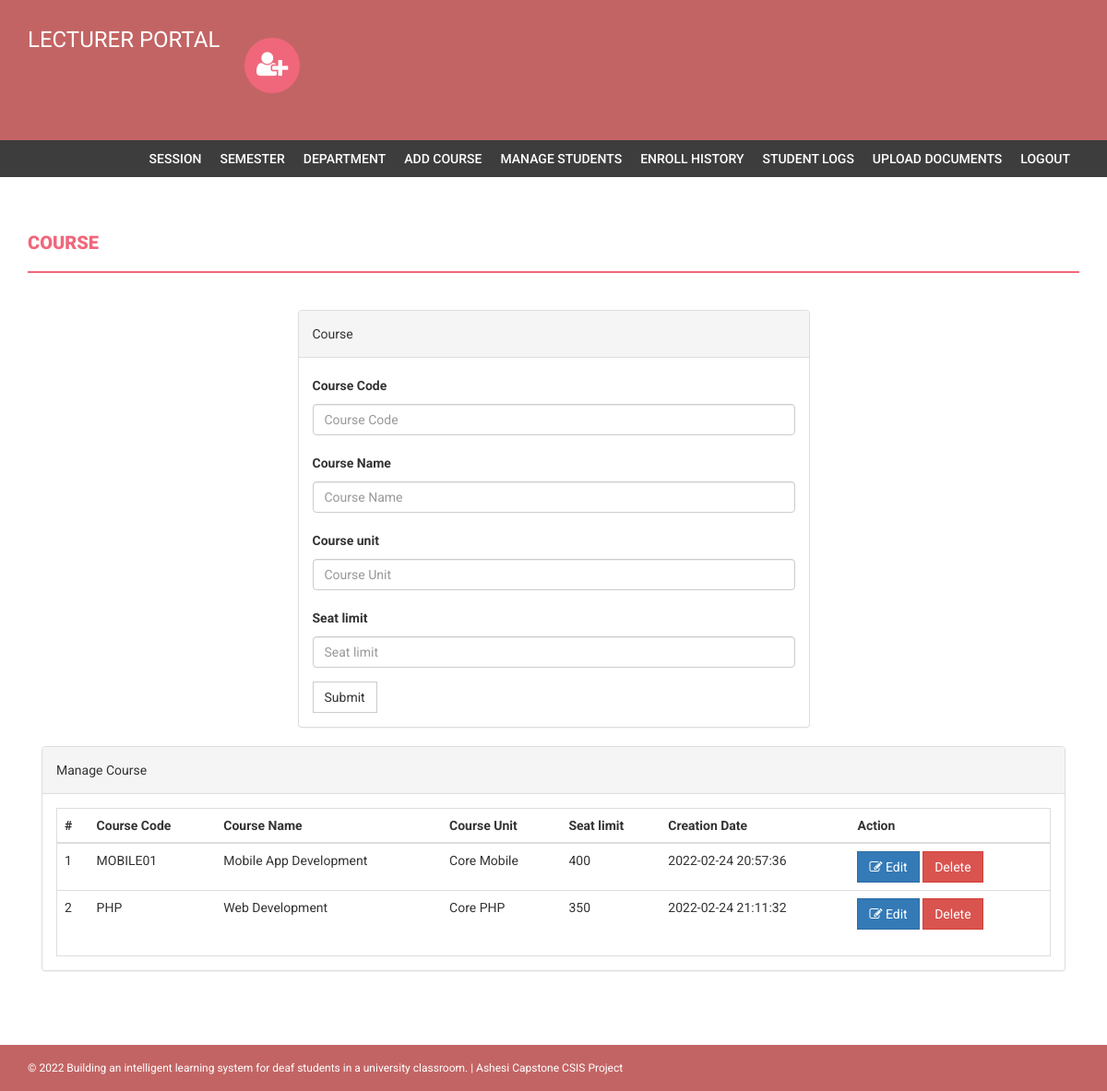
Page /admin/course.php (signed in) on the committed database.
### tables this page shows
CREATE TABLE `course` (
  `id` int(11) NOT NULL,
  `courseCode` varchar(255) DEFAULT NULL,
  `courseName` varchar(255) DEFAULT NULL,
  `courseUnit` varchar(255) DEFAULT NULL,
  `noofSeats` int(11) DEFAULT NULL,
  `creationDate` timestamp NULL DEFAULT current_timestamp(),
  `updationDate` varchar(255) DEFAULT NULL
);

### admin/course.php (the view, shortened to what this page needs)
<?php
if(strlen($_SESSION['alogin'])==0)
    {
header('location:index.php');
}
else{
?>
<!DOCTYPE html>
<html xmlns="http://www.w3.org/1999/xhtml">
<head>
    <link href="assets/css/bootstrap.css" rel="stylesheet" />
    <link href="assets/css/font-awesome.css" rel="stylesheet" />
    <link href="assets/css/style.css" rel="stylesheet" />
</head>
<body>
<?php include('includes/header.php');?>
<?php if($_SESSION['alogin']!="")
{
 include('includes/menubar.php');
}
 ?>
    <div class="content-wrapper">
        <div class="container">
              <div class="row">
                    <div class="col-md-12">
                        <h1 class="page-head-line">Course  </h1>
                    </div>
                </div>
                <div class="row" >
                  <div class="col-md-3"></div>
                    <div class="col-md-6">
                        <div class="panel panel-default">
                        <div class="panel-heading">
                           Course
                        </div>
                        <div class="panel-body">
                       <form name="dept" method="post">
   <div class="form-group">
    <label for="coursecode">Course Code  </label>
    <input type="text" class="form-control" id="coursecode" name="coursecode" placeholder="Course Code" required />
  </div>
 <div class="form-group">
    <label for="coursename">Course Name  </label>
    <input type="text" class="form-control" id="coursename" name="coursename" placeholder="Course Name" required />
  </div>
<div class="form-group">
    <label for="courseunit">Course unit  </label>
    <input type="text" class="form-control" id="courseunit" name="courseunit" placeholder="Course Unit" required />
  </div>
<div class="form-group">
    <label for="seatlimit">Seat limit  </label>
    <input type="text" class="form-control" id="seatlimit" name="seatlimit" placeholder="Seat limit" required />
  </div>
 <button type="submit" name="submit" class="btn btn-default">Submit</button>
</form>
                            </div>
                            </div>
                    </div>
                </div>
                <div class="col-md-12">
                    <div class="panel panel-default">
                        <div class="panel-heading">
                            Manage Course
                        </div>
                        <div class="panel-body">
                            <div class="table-responsive table-bordered">
                                <table class="table">
                                    <thead>
                                        <tr>
                                            <th>#</th>
                                            <th>Course Code</th>
                                            <th>Course Name </th>
                                            <th>Course Unit</th>
                                            <th>Seat limit</th>
                                             <th>Creation Date</th>
                                             <th>Action</th>
                                        </tr>
                                    </thead>
                                    <tbody>
<?php
$sql=mysqli_query($con,"select * from course");
$cnt=1;
while($row=mysqli_fetch_array($sql))
{
?>
                                        <tr>
                                            <td><?php echo $cnt;?></td>
                                            <td><?php echo htmlentities($row['courseCode']);?></td>
                                            <td><?php echo htmlentities($row['courseName']);?></td>
                                            <td><?php echo htmlentities($row['courseUnit']);?></td>
                                             <td><?php echo htmlentities($row['noofSeats']);?></td>
                                            <td><?php echo htmlentities($row['creationDate']);?></td>
                                            <td>
                                            <a href="edit-course.php?id=<?php echo $row['id']?>">
<button class="btn btn-primary"><i class="fa fa-edit "></i> Edit</button> </a>
  <a href="course.php?id=<?php echo $row['id']?>&del=delete" onClick="return confirm('Are you sure you want to delete?')">
                                            <button class="btn btn-danger">Delete</button>
</a>
                                            </td>
                                        </tr>
<?php
$cnt++;
} ?>
                                    </tbody>
                                </table>
                            </div>
                        </div>
                    </div>
                </div>
            </div>
        </div>
  <?php include('includes/footer.php');?>
</body>
</html>
<?php } ?>

### admin/assets/css/style.css (style rules this page uses)
body { font-family: 'Roboto', sans-serif; line-height: 30px; }
.content-wrapper { margin-top: 40px; min-height: 600px; padding-bottom: 60px; }
.page-head-line { font-weight: 900; padding-bottom: 20px; border-bottom: 2px solid #F0677C; text-transform: uppercase; color: #F0677C; font-size: 20px; margin-bottom: 40px; }
.btn { border-radius: 0px; -webkit-border-radius: 0px; -moz-border-radius: 0px; }

### rows in the picture
course: courseCode "MOBILE01", courseName "Mobile App Development", courseUnit "Core Mobile", noofSeats "400", creationDate "2022-02-24 20:57:36"
course: courseCode "PHP", courseName "Web Development", courseUnit "Core PHP", noofSeats "350", creationDate "2022-02-24 21:11:32"
